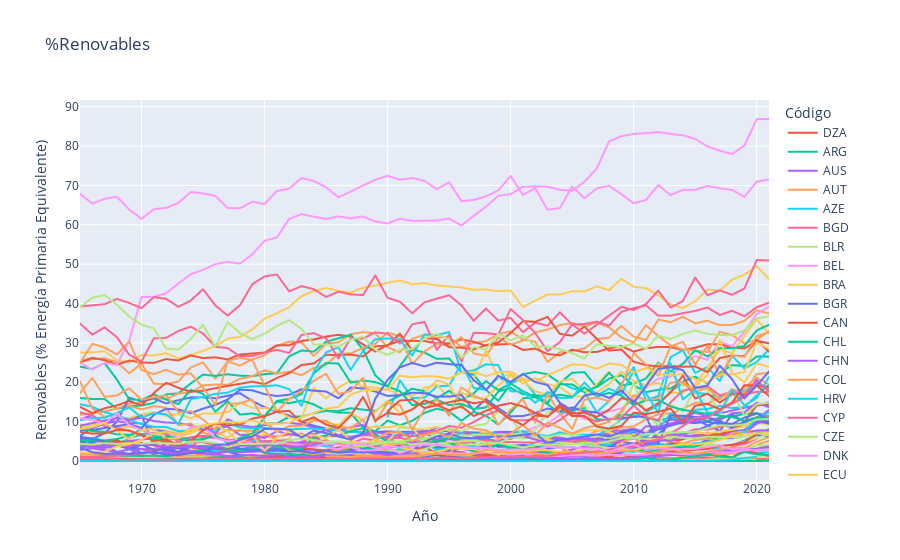

The notebook cell saved with this chart:
### Code cell
fig1 = px.line(paises, x='Año', y="Renovables (% Energía Primaria Equivalente)", color="Código",title='%Renovables')
fig1.show()
